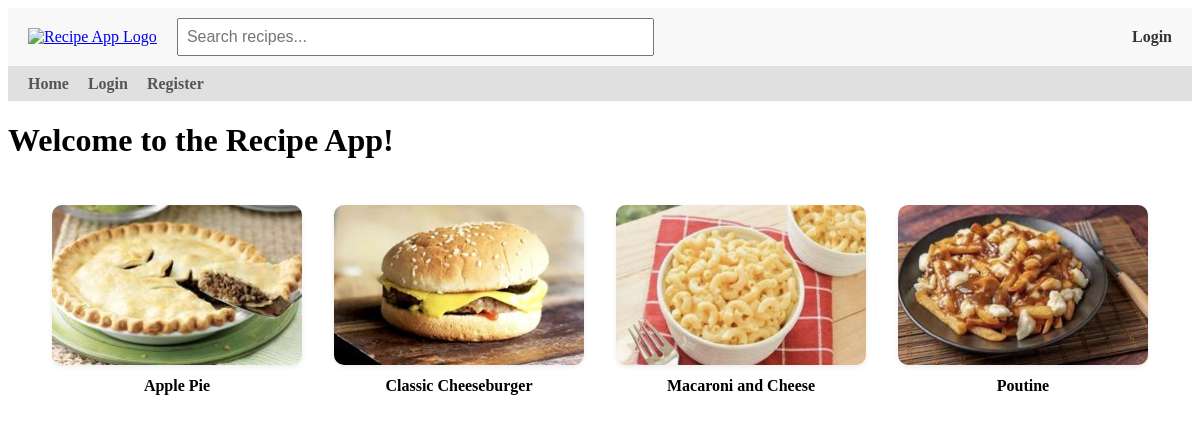
The page / on the database its author committed.
### app/models.py (models this page shows, shortened)
class Recipe(db.Model):
    id = db.Column(db.Integer, primary_key=True)
    title = db.Column(db.String(100), nullable=False)
    description = db.Column(db.Text, nullable=False)
    ingredients = db.Column(db.Text, nullable=True)
    instructions = db.Column(db.Text, nullable=True)
    image_filename = db.Column(db.String(120), nullable=True)
    created = db.Column(db.DateTime, default=get_local_time)
    user_id = db.Column(db.Integer, db.ForeignKey('user.id'), nullable=False)
    rating_sum = db.Column(db.Integer, default=0)
    rating_count = db.Column(db.Integer, default=0)
    user = db.relationship('User', backref=db.backref('user_recipes', lazy=True))

### app/routes.py (the view)
@app.route('/', methods=['GET','POST'])
def home():
    recipes = Recipe.query.order_by(Recipe.title.asc()).all()
    return render_template('home.html', recipes=recipes)

### app/routes.py (called while the page is built)
@app.context_processor
def inject_user():
    return dict(current_user=current_user)

### app/templates/home.html (shortened to what this page needs)
{% extends "base.html" %}
{% block content %}
<h1>Welcome to the Recipe App!</h1>
{% set colors = ['#FF6B6B', '#6BCB77', '#4D96FF', '#FFC75F', '#F9F871', '#A393EB', '#FF9671', '#00C9A7', '#D65DB1', '#845EC2'] %}
<div class="recipe-grid">
    {% for recipe in recipes %}
        {% set has_image = recipe.image_filename is not none %}
        {% set color = colors[recipe.id % colors|length] %}
        <a href="{{ url_for('recipe_details', id=recipe.id) }}"
            class="recipe-card {% if has_image %}has-image{% endif %}">
            <div class="recipe-card-box"
                style="background-color: {% if not has_image %}{{ color }}{% else %}transparent{% endif %};">
                {% if has_image %}
                    <img src="{{ url_for('static', filename='uploads/' + recipe.image_filename) }}"
                        alt="{{ recipe.title }}">
                {% endif %}
            </div>
            <div class="recipe-title">{{ recipe.title }}</div>
        </a>
    {% endfor %}
</div>
{% endblock %}

### app/templates/home.html (style rules this page uses)
.recipe-grid { display: flex; flex-wrap: wrap; justify-content: center; gap: 32px; padding: 24px; max-width: 1200px; margin: 0 auto; }
.recipe-card { width: 250px; height: auto; text-decoration: none; color: inherit; display: flex; flex-direction: column; align-items: center; }
.recipe-card-box { width: 100%; height: 160px; border-radius: 10px; overflow: hidden; box-shadow: 0 2px 5px rgba(0, 0, 0, 0.08); transition: transform 0.2s ease, box-shadow 0.2s ease; }
.recipe-card img { width: 100%; height: 100%; object-fit: cover; display: block; }
.recipe-title { margin-top: 12px; font-weight: bold; font-size: 1em; text-align: center; }

### rows shown on the page
Recipe: image_filename (picture), title "Apple Pie"
Recipe: image_filename (picture), title "Classic Cheeseburger"
Recipe: image_filename (picture), title "Macaroni and Cheese"
Recipe: image_filename+title (picture), title "Poutine"
